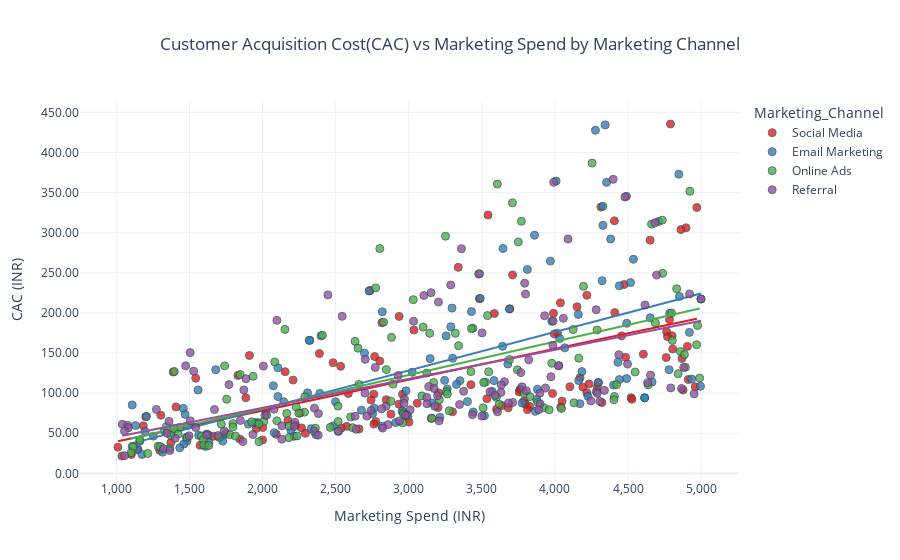

Notebook code cell kept with this figure:
### Markdown cell above
# New Customers Acquisition Cost vs Marketing_Spend  by Marketing_Channel

### Code cell
fig3 = px.scatter(df_sorted, x='Marketing_Spend', y='CAC', color='Marketing_Channel',
                  title='Customer Acquisition Cost(CAC) vs Marketing Spend by Marketing Channel', 
                  trendline='ols',
                  labels={'CAC': 'CAC (INR)', 'Marketing_Spend': 'Marketing Spend (INR)'},
                  color_discrete_sequence=px.colors.qualitative.Set1,
                  hover_data=['CAC', 'Marketing_Spend', 'New_Customers'])
fig3.update_traces(marker=dict(size=8, opacity=0.8, line=dict(width=1, color='DarkSlateGrey')),
                   text=df_sorted['CAC'].round(2).astype(str), textposition='top center')
fig3.update_layout(xaxis_title='Marketing Spend (INR)', yaxis_title='CAC (INR)', 
                   title_x=0.5, xaxis=dict(tickformat=",.0f"), yaxis=dict(tickformat=".2f"))
fig3.show()
